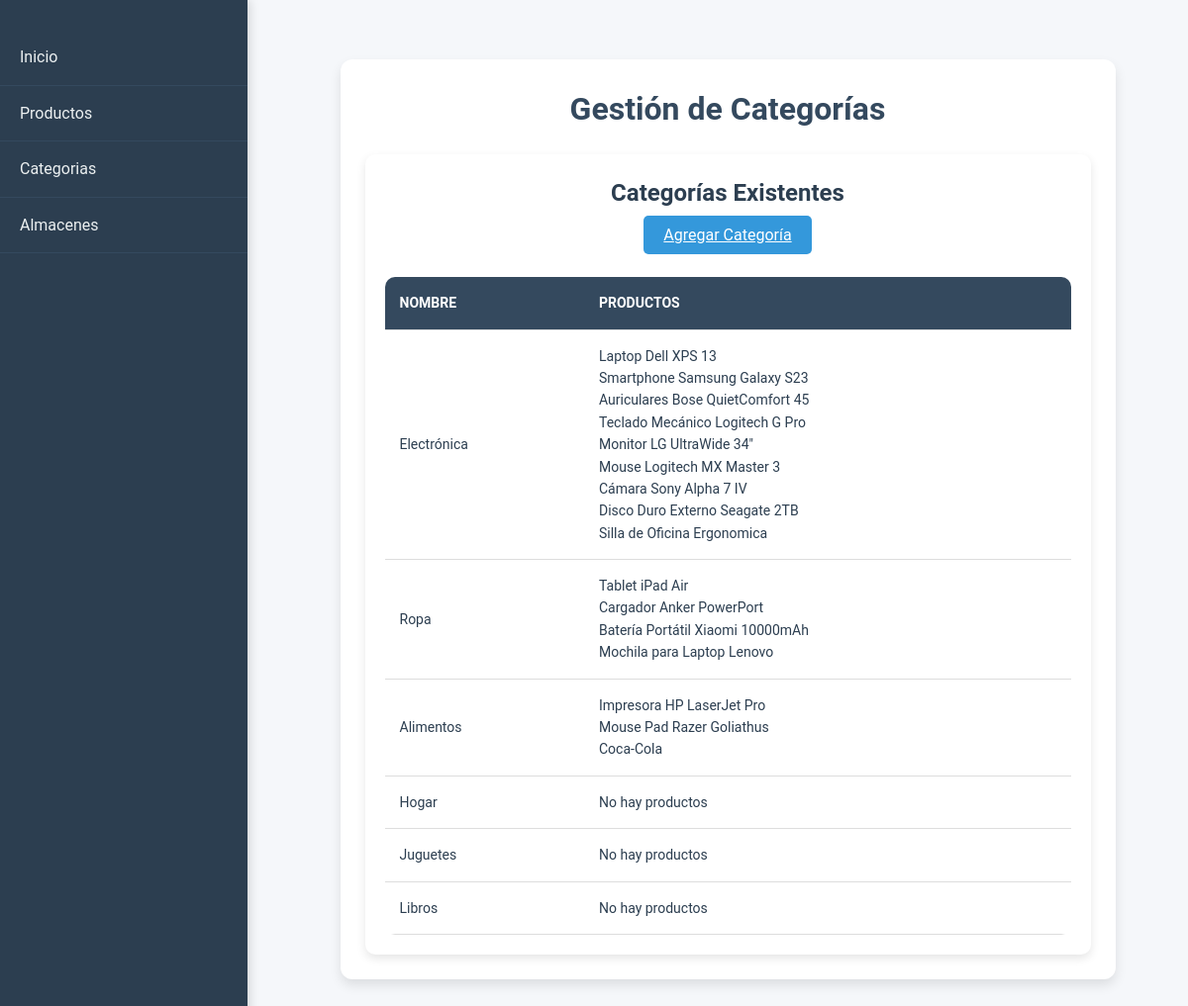
The app's page /productos/categorias.php with its own data.
### tables this page shows
CREATE TABLE `categorias` (
  `ID_Categoria` int(11) NOT NULL,
  `Nombre` varchar(100) NOT NULL
);

CREATE TABLE `productos` (
  `ID_Producto` int(11) NOT NULL,
  `Nombre` varchar(100) NOT NULL,
  `Descripcion` text DEFAULT NULL,
  `ID_Categoria` int(11) DEFAULT NULL,
  `Precio` decimal(10,2) NOT NULL,
  `Cantidad_Stock` int(11) NOT NULL
);

### productos/categorias.php (the view, shortened to what this page needs)
<?php
include '../includes/conexion.php';
?>
<!DOCTYPE html>
<html lang="es">
<head>
    <link rel="stylesheet" href="../assets/css/styles.css">
</head>
<body>
    <div class="sidebar">
        <a href="../index.php">Inicio</a>
        <a href="productos.php">Productos</a>
        <a href="categorias.php">Categorias</a>
        <a href="../compras/ubicaciones.php">Almacenes</a>
    </div>
    <div class="main-content">
        <div class="container">
            <h1>Gestión de Categorías</h1>
            <div class="card">
                <h2>Categorías Existentes</h2>
                <a href='insertar_categoria.php?' class='btn'>Agregar Categoría</a>
                <table>
                    <thead>
                        <tr>
                            <th>Nombre</th>
                            <th>Productos</th>
                        </tr>
                    </thead>
                    <tbody>
                        <?php
                        $query = "SELECT * FROM categorias";
                        $result = mysqli_query($conexion, $query);
                        while ($categoria = mysqli_fetch_assoc($result)) {
                            echo "<tr>";
                            echo "<td>" . $categoria['Nombre'] . "</td>";
                            $idCategoria = $categoria['ID_Categoria'];
                            $queryProductos = "SELECT Nombre FROM productos WHERE ID_Categoria = $idCategoria";
                            $resultProductos = mysqli_query($conexion, $queryProductos);
                            if (mysqli_num_rows($resultProductos) > 0) {
                                echo "<td><ul>";
                                while ($producto = mysqli_fetch_assoc($resultProductos)) {
                                    echo "<li>" . $producto['Nombre'] . "</li>";
                                }
                                echo "</ul></td>";
                            } else {
                                echo "<td>No hay productos</td>";
                            }
                            echo "</tr>";
                        }
                        ?>
                    </tbody>
                </table>
            </div>
        </div>
    </div>
</body>
</html>

### assets/css/styles.css (style rules this page uses)
* { margin: 0; padding: 0; box-sizing: border-box; }
body { font-family: 'Roboto', sans-serif; background-color: #f5f7fa; color: #2c3e50; line-height: 1.6; }
.container { width: 90%; margin: 30px auto; background-color: #ffffff; padding: 25px; border-radius: 12px; box-shadow: 0 6px 12px rgba(0, 0, 0, 0.1); overflow: hidden; }
h1, h2, h3 { color: #34495e; text-align: center; margin-bottom: 20px; font-weight: bold; }
h1 { font-size: 2rem; margin-bottom: 20px; }
h2 { font-size: 1.5rem; }
.sidebar { width: 250px; position: fixed; top: 0; left: 0; height: 100%; background-color: #2c3e50; padding-top: 30px; box-shadow: 2px 0 10px rgba(0, 0, 0, 0.15); z-index: 1000; transition: width 0.3s ease-in-out; }
.sidebar a { color: #ecf0f1; display: block; padding: 15px 20px; text-decoration: none; font-size: 16px; border-bottom: 1px solid #34495e; transition: background-color 0.3s ease, padding-left 0.3s ease; }
.main-content { margin-left: 270px; padding: 30px; }
button, .btn { background-color: #3498db; color: #ffffff; border: none; padding: 10px 20px; font-size: 16px; border-radius: 5px; cursor: pointer; transition: background-color 0.3s ease, transform 0.2s ease; }
table { width: 100%; margin-top: 30px; border-collapse: collapse; border-radius: 10px; overflow: hidden; background-color: #ffffff; }
table th, table td { padding: 15px; text-align: left; border-bottom: 1px solid #ddd; font-size: 14px; }
table th { background-color: #34495e; color: #ffffff; font-weight: bold; text-transform: uppercase; }
.card { background-color: #ffffff; padding: 20px; border-radius: 10px; box-shadow: 0 4px 10px rgba(0, 0, 0, 0.1); text-align: center; transition: transform 0.3s ease, box-shadow 0.3s ease; }
.card h2 { font-size: 1.5rem; margin-bottom: 10px; color: #2c3e50; }

### productos/categorias.php (style rules this page uses)
ul { list-style: none; }

### records on screen
categorias: Nombre "Electrónica"
productos: Nombre "Laptop Dell XPS 13"
productos: Nombre "Smartphone Samsung Galaxy S23"
productos: Nombre "Auriculares Bose QuietComfort 45"
productos: Nombre "Teclado Mecánico Logitech G Pro"
productos: Nombre "Monitor LG UltraWide 34\""
productos: Nombre "Mouse Logitech MX Master 3"
productos: Nombre "Cámara Sony Alpha 7 IV"
productos: Nombre "Disco Duro Externo Seagate 2TB"
productos: Nombre "Silla de Oficina Ergonomica"
categorias: Nombre "Ropa"
productos: Nombre "Tablet iPad Air"
productos: Nombre "Cargador Anker PowerPort"
productos: Nombre "Batería Portátil Xiaomi 10000mAh"
productos: Nombre "Mochila para Laptop Lenovo"
categorias: Nombre "Alimentos"
productos: Nombre "Impresora HP LaserJet Pro"
productos: Nombre "Mouse Pad Razer Goliathus"
productos: Nombre "Coca-Cola"
categorias: Nombre "Hogar", shows "No hay productos"
categorias: Nombre "Juguetes", shows "No hay productos"
categorias: Nombre "Libros", shows "No hay productos"
